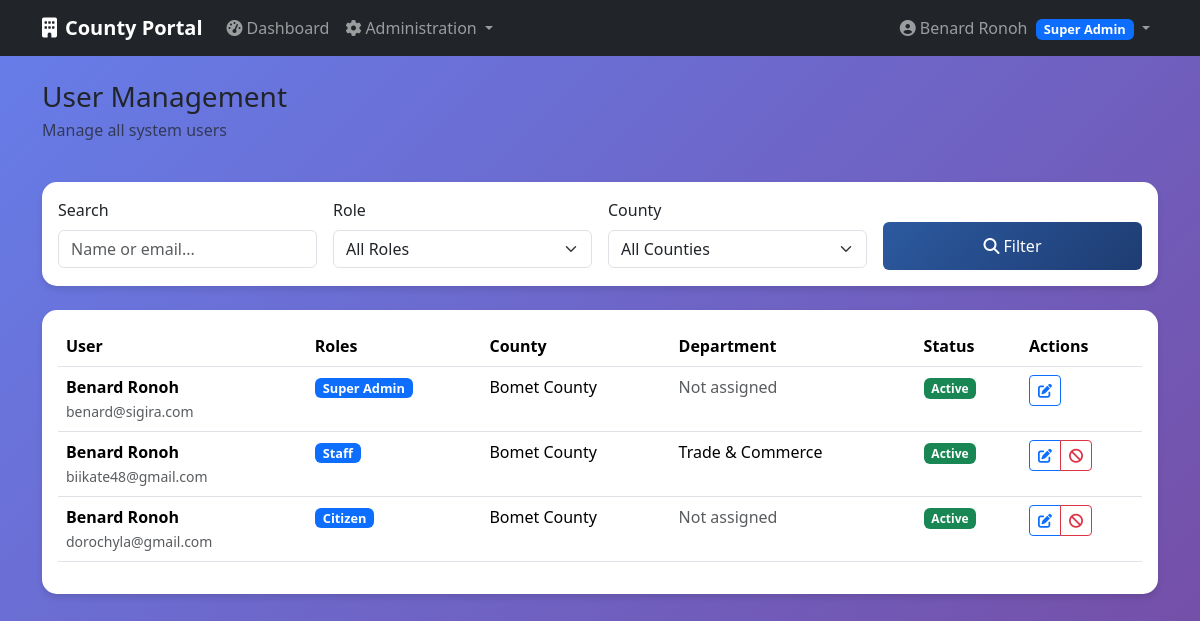
The app's page /auth/users (signed in) with its own data.
### app/models/user.py (models this page shows, shortened)
class User(db.Model, UserMixin):
    __tablename__ = 'users'
    id = db.Column(db.Integer, primary_key=True)
    email = db.Column(db.String(255), unique=True, nullable=False)
    password = db.Column(db.String(128), nullable=False)
    first_name = db.Column(db.String(100))
    last_name = db.Column(db.String(100))
    phone = db.Column(db.String(20))
    active = db.Column(db.Boolean(), default=True)
    confirmed_at = db.Column(db.DateTime())
    created_at = db.Column(db.DateTime(), default=db.func.current_timestamp())
    fs_uniquifier = db.Column(db.String(64), unique=True, nullable=False, default=lambda: str(uuid.uuid4()))
    county_id = db.Column(db.Integer, db.ForeignKey('counties.id'))
    department_id = db.Column(db.Integer, db.ForeignKey('departments.id'))
    last_login_at = db.Column(db.DateTime())
    current_login_at = db.Column(db.DateTime())
    last_login_ip = db.Column(db.String(45))
    current_login_ip = db.Column(db.String(45))
    login_count = db.Column(db.Integer, default=0)
    roles = db.relationship('Role', secondary=roles_users, backref=db.backref('users', lazy='dynamic'))
    def full_name(self):
        if self.first_name and self.last_name:
            return f"{self.first_name} {self.last_name}"
        return self.email.split('@')[0] #Fallback if the user dont provide first_name or last_name or both
    def has_role(self, role_name):
        return any(role.name == role_name for role in self.roles)

class Role(db.Model, RoleMixin):
    __tablename__ = 'roles'
    id = db.Column(db.Integer, primary_key=True)
    name = db.Column(db.String(80), unique=True, nullable=False)
    description = db.Column(db.String(255), nullable=True)

### app/models/county.py (models this page shows, shortened)
class County(db.Model):
        __tablename__ = 'counties'
        id = db.Column(db.Integer, primary_key=True)
        name = db.Column(db.String(100), unique=True, nullable=False)
        code = db.Column(db.String(10), unique=True, nullable=False)
        description = db.Column(db.Text)
        active = db.Column(db.Boolean, default=True)
        created_at = db.Column(db.DateTime, default=datetime.utcnow)
        users = db.relationship('User', backref='county', lazy='dynamic')
        departments = db.relationship('Department', backref='county',lazy='dynamic')

class Department(db.Model):
        __tablename__ = 'departments'
        id = db.Column(db.Integer, primary_key=True)
        name = db.Column(db.String(100), nullable=False)
        code = db.Column(db.String(20), nullable=False)
        description = db.Column(db.Text)
        county_id = db.Column(db.Integer, db.ForeignKey('counties.id'), nullable=False)
        active = db.Column(db.Boolean, default=True)
        created_at = db.Column(db.DateTime, default=datetime.utcnow)
        officers = db.relationship('User', backref='department', lazy='dynamic')
        permit_types = db.relationship('PermitType', backref='department', lazy='dynamic')

### app/auth/routes.py (the view)
@auth_bp.route('/users')
@login_required
@roles_required(UserRoles.SUPER_ADMIN)
def users():
    page = request.args.get('page', 1, type=int)
    search = request.args.get('search', '', type=str)
    role_filter = request.args.get('role', '', type=str)
    county_filter = request.args.get('county', '', type=str)
    query = User.query
    if search:
        query = query.filter(
            (User.email.contains(search)) |
            (User.first_name.contains(search)) |
            (User.last_name.contains(search))
        )
    if role_filter:
        role = Role.query.filter_by(name=role_filter).first()
        if role:
            query = query.filter(User.roles.contains(role))
    if county_filter:
        query = query.filter_by(county_id=county_filter)
    users = query.paginate(
        page=page, per_page=20, error_out=False
    )
    roles = Role.query.all()
    counties = County.query.filter_by(active=True).all()
    return render_template('auth/users.html',
                            users=users,
                            roles=roles,
                            counties=counties,
                            current_search=search,
                            current_role=role_filter,
                            current_county=county_filter)

### app/templates/auth/users.html (shortened to what this page needs)
{% extends "base.html" %}
    {% block content %}
    <div class="row">
        <div class="col-12">
            <div class="d-flex justify-content-between align-items-center mb-4">
                <div>
                    <h1 class="h3 mb-1">User Management</h1>
                    <p class="text-muted">Manage all system users</p>
                </div>
            </div>
        </div>
    </div>
    <div class="card dashboard-card mb-4">
        <div class="card-body">
            <form method="GET" class="row g-3">
                <div class="col-md-3">
                    <label for="search" class="form-label">Search</label>
                    <input type="text" class="form-control" id="search" name="search"
                           value="{{ current_search }}" placeholder="Name or email...
  ">
                </div>
                <div class="col-md-3">
                    <label for="role" class="form-label">Role</label>
                    <select class="form-select" id="role" name="role">
                        <option value="">All Roles</option>
                    </select>
                </div>
                <div class="col-md-3">
                    <label for="county" class="form-label">County</label>
                    <select class="form-select" id="county" name="county">
                        <option value="">All Counties</option>
                    </select>
                </div>
                <div class="col-md-3">
                    <label>&nbsp;</label>
                    <div class="d-grid">
                        <button type="submit" class="btn btn-primary">
                            <i class="fas fa-search me-1"></i>Filter
                        </button>
                    </div>
                </div>
            </form>
        </div>
    </div>
    <div class="card dashboard-card">
        <div class="card-body">
            <div class="table-responsive">
                <table class="table table-hover">
                    <thead>
                        <tr>
                            <th>User</th>
                            <th>Roles</th>
                            <th>County</th>
                            <th>Department</th>
                            <th>Status</th>
                            <th>Actions</th>
                        </tr>
                    </thead>
                    <tbody>
                        {% for user in users.items %}
                        <tr>
                            <td>
                                <div>
                                    <strong>{{ user.full_name() }}</strong><br>
                                    <small class="text-muted">{{ user.email
  }}</small>
                                </div>
                            </td>
                            <td>
                                {% for role in user.roles %}
                                <span class="badge bg-primary role-badge">{{ role.
  name.replace('_', ' ').title() }}</span>
                                {% endfor %}
                            </td>
                            <td>
                                {% if user.county %}
                                {{ user.county.name }}
                                {% else %}
                                <span class="text-muted">Not assigned</span>
                                {% endif %}
                            </td>
                            <td>
                                {% if user.department %}
                                {{ user.department.name }}
                                {% else %}
                                <span class="text-muted">Not assigned</span>
                                {% endif %}
                            </td>
                            <td>
                                <span class="badge bg-{{ 'success' if user.active else 'danger' }}">
                                    {{ 'Active' if user.active else 'Inactive' }}
                                </span>
                            </td>
                            <td>
                                <div class="btn-group btn-group-sm">
                                    <a href="{{ url_for('auth_bp.edit_user', user_id=user.id) }}"
                                       class="btn btn-outline-primary">
                                        <i class="fas fa-edit"></i>
                                    </a>
                                    {% if user.id != current_user.id %}
                                    <button class="btn btn-outline-{{ 'danger' if user.active else 'success' }}" onclick="toggleUserStatus({{ user.id }})">
                                        <i class="fas fa-{{ 'ban' if user.active else 'check' }}"></i>
                                    </button>
                                    {% endif %}
                                </div>
                            </td>
                        </tr>
                        {% endfor %}
                    </tbody>
                </table>
            </div>
        </div>
    </div>
    {% endblock %}

### app/templates/base.html (shortened to what this page needs)
<!DOCTYPE html>
    <html lang="en">
    <head>
        <link href="https://cdn.jsdelivr.net/npm/bootstrap@5.3.2/dist/css/bootstrap.min.css" rel="stylesheet">
        <link href="https://cdnjs.cloudflare.com/ajax/libs/font-awesome/6.4.0/css/all.min.css" rel="stylesheet">
    </head>
    <body>
        <nav class="navbar navbar-expand-lg navbar-dark bg-dark">
            <div class="container">
                <a class="navbar-brand" href="{{ url_for('main_bp.index') }}">
                    <i class="fas fa-building me-2"></i>County Portal
                </a>
                {% if current_user.is_authenticated %}
                <div class="collapse navbar-collapse" id="navbarNav">
                    <ul class="navbar-nav me-auto">
                        <li class="nav-item">
                            <a class="nav-link" href="{{ url_for('main_bp.dashboard') }}">
                                <i class="fas fa-tachometer-alt me-1"></i>Dashboard
                            </a>
                        </li>
                        {% if current_user.has_role('super_admin') %}
                        <li class="nav-item dropdown">
                            <a class="nav-link dropdown-toggle" href="#" id="adminDropdown" role="button" data-bs-toggle="dropdown">
                                <i class="fas fa-cog me-1"></i>Administration
                            </a>
                        </li>
                        {% endif %}
                    </ul>
                    <ul class="navbar-nav">
                        <li class="nav-item dropdown">
                            <a class="nav-link dropdown-toggle" href="#" id="userDropdown" role="button" data-bs-toggle="dropdown">
                                <i class="fas fa-user-circle me-1"></i>{{ current_user.full_name() }}
                                {% for role in current_user.roles %}
                                <span class="badge bg-primary role-badge ms-1">{{ role.name.replace('_', ' ').title() }}</span>
                                {% endfor %}
                            </a>
                        </li>
                    </ul>
                </div>
                {% else %}
                <div class="d-flex">
                    <a href="{{ url_for('security.login') }}" class="btn btn-outline-light me-2">Login</a>
                    <a href="{{ url_for('security.register') }}" class="btn btn-primary">Register</a>
                </div>
                {% endif %}
            </div>
        </nav>
        <main class="container mt-4">
            {% block content %}{% endblock %}
        </main>
    </body>
    </html>

### app/templates/base.html (style rules this page uses)
:root { --primary-color: #2c5aa0; --secondary-color: #f8f9fa; --success-color: #28a745; --danger-color: #dc3545; --warning-color: #ffc107; }
body { background: linear-gradient(135deg, #667eea 0%, #764ba2 100%); min-height: 100vh; font-family: 'Segoe UI', Tahoma, Geneva, Verdana, sans-serif; }
.navbar-brand { font-weight: bold; }
.dashboard-card { border: none; border-radius: 15px; box-shadow: 0 4px 6px rgba(0, 0, 0, 0.1); transition: transform 0.2s; }
.role-badge { font-size: 0.8em; padding: 0.25rem 0.5rem; }
.btn-primary { background: linear-gradient(135deg, var(--primary-color) 0%, #1e3c72 100%); border: none; padding: 0.75rem 2rem; font-weight: 500; transition: transform 0.2s ease; }

### records on screen
User: full_name "Benard Ronoh", email "benard@sigira.com", county.name "Bomet County", shows "Not assigned", active "Active"
Role: name.replace "Super Admin", name "Super Admin"
User: full_name "Benard Ronoh", email "biikate48@gmail.com", county.name "Bomet County", department.name "Trade & Commerce", active "Active"
Role: name "Staff"
User: full_name "Benard Ronoh", email "dorochyla@gmail.com", county.name "Bomet County", shows "Not assigned", active "Active"
Role: name "Citizen"
